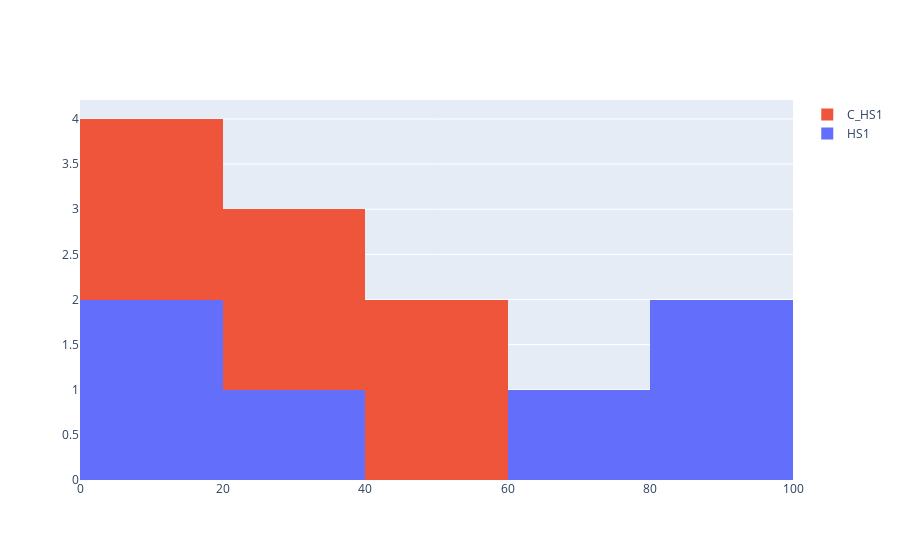

The code cell stored with this chart in its notebook:
### Code cell
# initialize a plotly histogram
fig = go.Figure()
fig.add_trace(go.Histogram(x=fingerpad_df['HS1'].values, name = fingerpad_df['HS1'].name))
fig.add_trace(go.Histogram(x=fingerpad_df['C_HS1'].values, name = fingerpad_df['C_HS1'].name))

fig.update_layout(barmode='stack')
fig.show()

### Figure 1 — Plotly figure (JSON) as saved in the notebook; plotly's stock layout.template omitted (floating-point values rounded to 4 significant figures)
{"data": [{"name": "HS1", "type": "histogram", "x": [81, 86.33, 5.667, 27.67, 16, 66.67]}, {"name": "C_HS1", "type": "histogram", "x": [27, 42, 13.33, 31.33, 18, 45.33]}], "layout": {"barmode": "stack"}}
